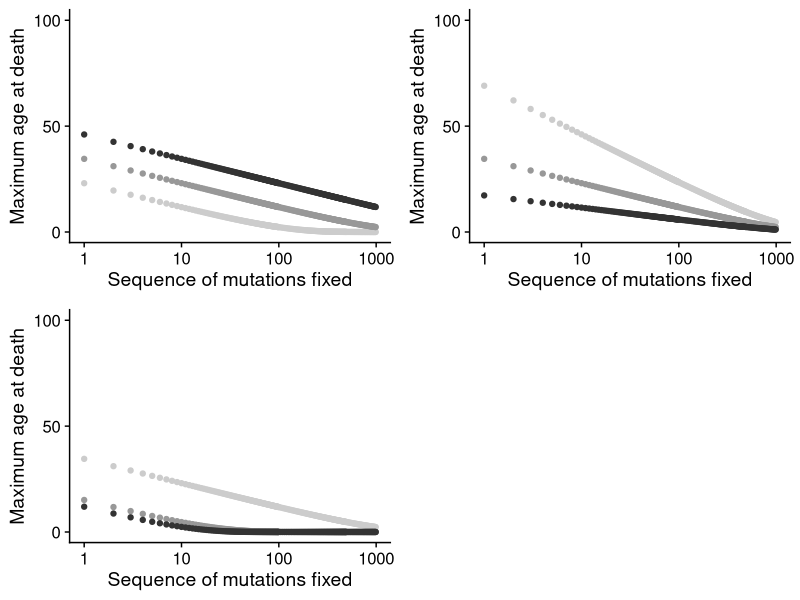
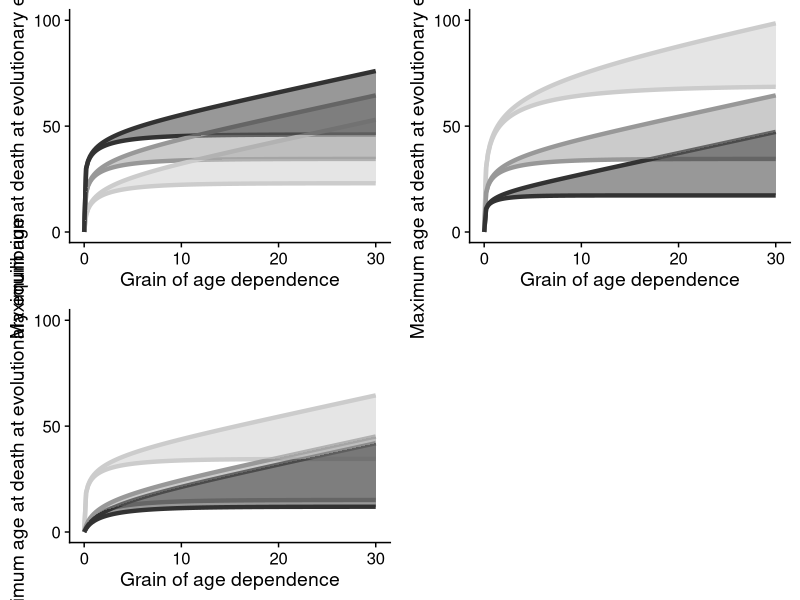

The R source for these figures, in order: (Note: this script raises an error after producing the figures.)
##### Directory

setwd("/home/taubier/Projets/Github/EvolutionSenescence_IBM")     # change the working directory


##### Packages

library(scales)
library(ggplot2)
library(cowplot)
theme_set(theme_cowplot())


##########  PLOT THE ACCUMULATION OF LETHAL MUTATIONS AND THE MAXIMUM LIFESPAN FOR DIFFERENT GRAINS OF AGE DEPENDENCE OF MUTATION EXPRESSION  ##########  


##### Parameters

nbMut = 1000                    # Number of mutations that accumulate
Ne0 = 1000                      # Baseline effective population size
alpha0 = 1                      # Baseline maximum fecundity when pleiotropy (here no pleiotropy)
mu0 = 0.2                       # Baseline extrinsic mortality rate
maxYPlot = 100                  # Maximum value on the vertical axis

deltaVec = seq(0,30,by=0.2)     # Grain of age dependence tested



##### Process data and plot for variation in effective population size

paramVec = c(100,1000,10000)    # Effective population size tested
Ne = Ne0
alpha = alpha0
mu = mu0
vecMut = c()
vecParam = c()
vecX = c()
for(param in paramVec){
  Ne = param
  X=1e19
  for(i in 1:nbMut){
    x=1/mu *log(alpha/(Ne*(alpha-1)+1+exp(-mu*X)*(Ne-1))*Ne)
    X = x
    if(i<100 || ( i<500 && i%%5==0)|| ( i<1000 && i%%15==0) || ( i<2000 && i%%30==0) ||( i<10000 && i%%150==0)){
      vecMut = c(vecMut,i)
      vecParam = c(vecParam,param)
      vecX = c(vecX,x)
    }
  }
}
dataNe=data.frame(vecMut,vecX,vecParam)
plotNe = ggplot(dataNe)+
  geom_point(aes(vecMut,vecX, color = as.factor(vecParam)))+
  scale_x_continuous(trans='log10')+
  scale_colour_grey(start = 0.8,end = 0.2)+
  xlab("Sequence of mutations fixed")+
  ylab("Maximum age at death")+
  scale_y_continuous(limits=c(0,maxYPlot),breaks=c(0,50,100))


Ne = Ne0
alpha = alpha0
mu = mu0
vecDelta = c()
vecParam = c()
vecX = c()
vecXmax = c()
for(param in paramVec){
  Ne = param
  for(delta in deltaVec){
    
    
    ##x=1/mu *log(alpha/(Ne*(alpha-1)+1+exp(-mu*X)*(Ne-1))*Ne)
    x=1/mu *log(
      (alpha * Ne - exp(-mu*delta) * (Ne - 1)) / (Ne * (alpha-1)+1)
    )
    xmax=1/mu *log(
      (Ne*(alpha*exp(mu*delta)-1)+1) / (Ne * (alpha-1)+1)
    )   
    
    vecDelta = c(vecDelta,delta)
    vecX = c(vecX,x)
    vecXmax = c(vecXmax,xmax)
    vecParam = c(vecParam,param)
  }
}
dataDeltaNe=data.frame(vecX,vecXmax,vecDelta,vecParam)
plotDeltaNe = ggplot(dataDeltaNe)+
  geom_line(aes(vecDelta,vecX,color=as.factor(vecParam)),size=1.5)+
  geom_line(aes(vecDelta,vecXmax,color=as.factor(vecParam)),size=1.5)+
  geom_ribbon(aes(x=vecDelta,ymin=vecX,ymax=vecXmax,fill=as.factor(vecParam)), alpha=0.5) +
  scale_colour_grey(start = 0.8,end = 0.2)+
  scale_fill_grey(start = 0.8,end = 0.2)+
  xlab("Grain of age dependence")+
  ylab("Maximum age at death at evolutionary equilibrium")+
  scale_y_continuous(limits=c(-0.0001,maxYPlot),breaks=c(0,50,100))



##### Process data and plot for variation in maximum fecundity when pleiotropy

paramVec = c(0.1,0.2,0.4)       # Maximum fecundity tested
Ne = Ne0
alpha = alpha0
mu = mu0
vecMut = c()
vecParam = c()
vecX = c()
for(param in paramVec){
  mu = param
  X=1e19
  for(i in 1:nbMut){
    x=1/mu *log(alpha/(Ne*(alpha-1)+1+exp(-mu*X)*(Ne-1))*Ne)
    X = x
    if(i<100 || ( i<500 && i%%5==0)|| ( i<1000 && i%%15==0) || ( i<2000 && i%%30==0) ||( i<10000 && i%%150==0)){
      vecMut = c(vecMut,i)
      vecParam = c(vecParam,param)
      vecX = c(vecX,x)
    }
  }
}
dataMu=data.frame(vecMut,vecX,vecParam)
plotMu = ggplot(dataMu)+
  geom_point(aes(vecMut,vecX, color = as.factor(vecParam)))+
  scale_x_continuous(trans='log10')+
  scale_colour_grey(start = 0.8,end = 0.2)+
  xlab("Sequence of mutations fixed")+
  ylab("Maximum age at death")+
  scale_y_continuous(limits=c(0,maxYPlot),breaks=c(0,50,100))


Ne = Ne0
alpha = alpha0
mu = mu0
vecDelta = c()
vecParam = c()
vecX = c()
vecXmax = c()
for(param in paramVec){
  mu = param
  for(delta in deltaVec){
    x=1/mu *log(
      (alpha * Ne - exp(-mu*delta) * (Ne - 1)) / (Ne * (alpha-1)+1)
    )
    xmax=1/mu *log(
      (Ne*(alpha*exp(mu*delta)-1)+1) / (Ne * (alpha-1)+1)
    )   
    vecDelta = c(vecDelta,delta)
    vecX = c(vecX,x)
    vecXmax = c(vecXmax,xmax)
    vecParam = c(vecParam,param)
  }
}
dataDeltaMu=data.frame(vecX,vecXmax,vecDelta,vecParam)
plotDeltaMu = ggplot(dataDeltaMu)+
  geom_line(aes(vecDelta,vecX,color=as.factor(vecParam)),size=1.5)+
  geom_line(aes(vecDelta,vecXmax,color=as.factor(vecParam)),size=1.5)+
  geom_ribbon(aes(x=vecDelta,ymin=vecX,ymax=vecXmax,fill=as.factor(vecParam)), alpha=0.5) +
  scale_colour_grey(start = 0.8,end = 0.2)+
  scale_fill_grey(start = 0.8,end = 0.2)+
  xlab("Grain of age dependence")+
  ylab("Maximum age at death at evolutionary equilibrium")+
  scale_y_continuous(limits=c(-0.0001,maxYPlot),breaks=c(0,50,100))



##### Process data and plot for variation in extrinsic mortality rate

paramVec = c(1,1.05,1.1)        # Extrinsic mortality rate tested
Ne = Ne0
alpha = alpha0
mu = mu0
vecMut = c()
vecParam = c()
vecX = c()
for(param in paramVec){
  alpha = param
  X=1e19
  for(i in 1:nbMut){
    x=1/mu *log(alpha/(Ne*(alpha-1)+1+exp(-mu*X)*(Ne-1))*Ne)
    X = x
    
    if(i<100 || ( i<500 && i%%5==0)|| ( i<1000 && i%%15==0) || ( i<2000 && i%%30==0) ||( i<10000 && i%%150==0)){
      vecMut = c(vecMut,i)
      vecParam = c(vecParam,param)
      vecX = c(vecX,x)
    }
  }
}
dataAlpha=data.frame(vecMut,vecX,vecParam)
plotAlpha = ggplot(dataAlpha)+
  geom_point(aes(vecMut,vecX, color = as.factor(vecParam)))+
  scale_x_continuous(trans='log10')+
  scale_colour_grey(start = 0.8,end = 0.2)+
  xlab("Sequence of mutations fixed")+
  ylab("Maximum age at death")+
  scale_y_continuous(limits=c(0,maxYPlot),breaks=c(0,50,100))


Ne = Ne0
alpha = alpha0
mu = mu0
vecDelta = c()
vecParam = c()
vecX = c()
vecXmax = c()
for(param in paramVec){
  alpha = param
  for(delta in deltaVec){
    x=1/mu *log(
      (alpha * Ne - exp(-mu*delta) * (Ne - 1)) / (Ne * (alpha-1)+1)
    )
    xmax=1/mu *log(
      (Ne*(alpha*exp(mu*delta)-1)+1) / (Ne * (alpha-1)+1)
    )    
    
    vecDelta = c(vecDelta,delta)
    vecX = c(vecX,x)
    vecXmax = c(vecXmax,xmax)
    vecParam = c(vecParam,param)
  }
}
dataDeltaAlpha=data.frame(vecX,vecXmax,vecDelta,vecParam)
plotDeltaAlpha = ggplot(dataDeltaAlpha)+
  geom_line(aes(vecDelta,vecX,color=as.factor(vecParam)),size=1.5)+
  geom_line(aes(vecDelta,vecXmax,color=as.factor(vecParam)),size=1.5)+
  geom_ribbon(aes(x=vecDelta,ymin=vecX,ymax=vecXmax,fill=as.factor(vecParam)), alpha=0.5) +
  scale_colour_grey(start = 0.8,end = 0.2)+
  scale_fill_grey(start = 0.8,end = 0.2)+
  xlab("Grain of age dependence")+
  ylab("Maximum age at death at evolutionary equilibrium")+
  scale_y_continuous(limits=c(-0.0001,maxYPlot),breaks=c(0,50,100))



##### Compilation of all plots

plotAll <- plot_grid(
  plotNe+theme(legend.position="none"),
  plotMu+theme(legend.position="none"),
  plotAlpha+theme(legend.position="none")
)
plotAll

plotAllDelta <- plot_grid(
  plotDeltaNe+theme(legend.position="none"),
  plotDeltaMu+theme(legend.position="none"),
  plotDeltaAlpha+theme(legend.position="none")
)
plotAllDelta

save_plot("Graphes/Figure_AccumulationMutations_AnalyticalResults1.pdf",
          plotAll,
          base_height = 8, base_aspect_ratio = 1)

save_plot("Graphes/Figure_AccumulationMutations_AnalyticalResults2.pdf",
          plotAllDelta,
          base_height = 8, base_aspect_ratio = 1)

